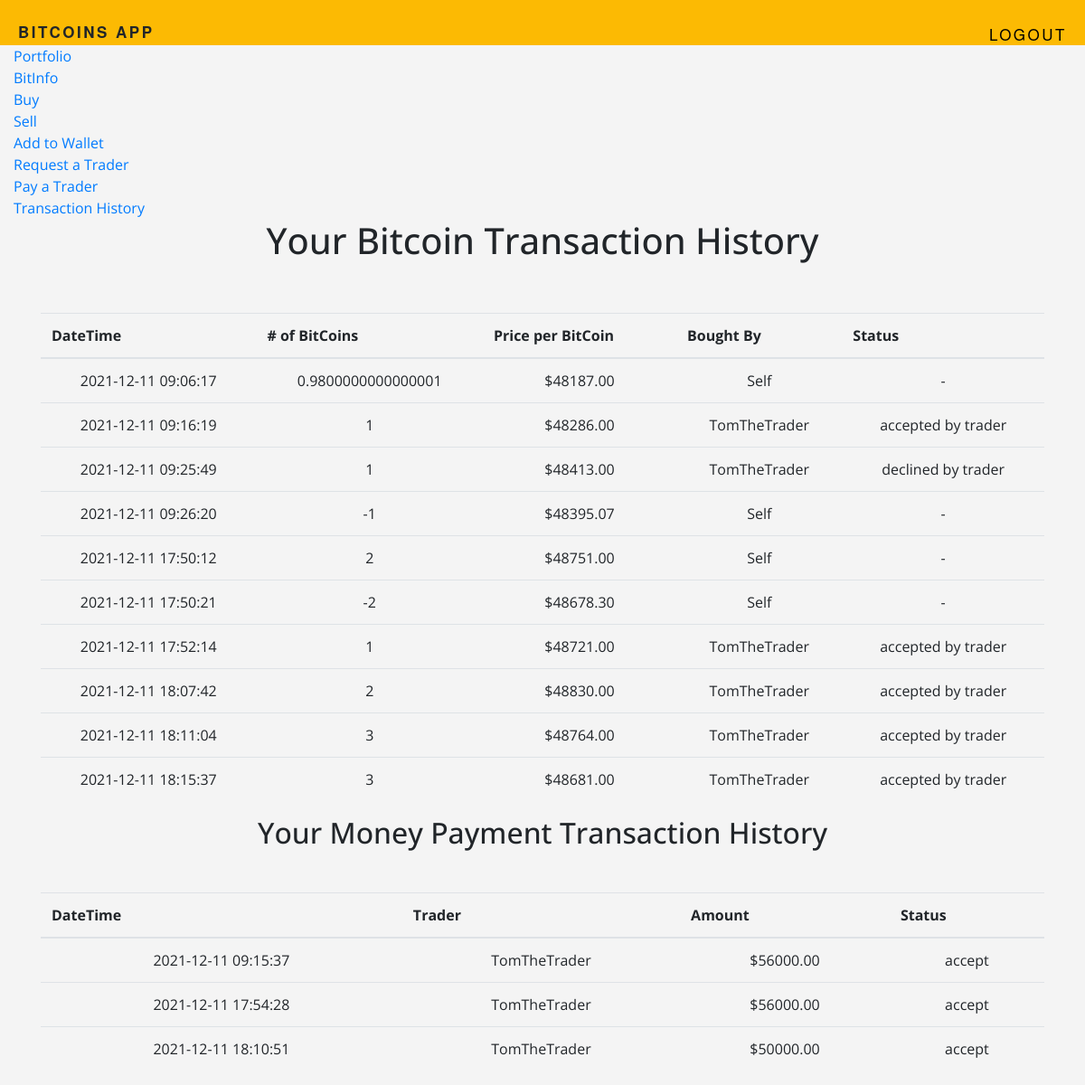
The app's page /history (signed in) with its own data.
### tables this page shows
CREATE TABLE 'BITCOIN_TRANSACTIONS'('NUMBER_OF_BITCOINS' DECIMAL,
	'PRICE' INTEGER,
	'DATE_TIME' TIMESTAMP NOT NULL DEFAULT CURRENT_TIMESTAMP,
	'COMMISSION_TYPE' VARCHAR(1),
	'COMMISSION_AMOUNT' INTEGER,
	'CLIENT_ID' INTEGER,
	'TRADER_ID' INTEGER DEFAULT NULL,
	'FINAL_STATUS' VARCHAR(1),
	PRIMARY KEY ('CLIENT_ID', 'DATE_TIME')
	-- PRIMARY KEY ('CLIENT_ID', 'TRADER_ID', 'DATE_TIME')
	-- FOREIGN KEY ('CLIENT_ID') REFERENCES 'Client' ON DELETE CASCADE,
	-- FOREIGN KEY ('TRADER_ID') REFERENCES 'Trader' ON DELETE CASCADE
);

CREATE TABLE 'User'('USER_ID'  INTEGER NOT NULL PRIMARY KEY AUTOINCREMENT,
	'USERNAME' VARCHAR(20),
	'FNAME' VARCHAR(20), 
	'LNAME' VARCHAR(20),
	'PHONE' INTEGER(10),
	'CELL' INTEGER(10),
	'EMAIL' VARCHAR(50),
	'ROLE' VARCHAR(1) DEFAULT 'c',
	'HPWD' VARCHAR NOT NULL
);

CREATE TABLE 'MONEY_PAYMENT_TRANSACTIONS'('AMOUNT' INTEGER,
	'DATE_TIME' TIMESTAMP NOT NULL DEFAULT CURRENT_TIMESTAMP,
	'TRADER_ID' INT,
	'CLIENT_ID' INT,
	'FINAL_STATUS' VARCHAR(1),
	PRIMARY KEY ('CLIENT_ID', 'TRADER_ID', 'DATE_TIME')
	-- FOREIGN KEY ('CLIENT_ID') REFERENCES 'Client' ON DELETE CASCADE,
	-- FOREIGN KEY ('TRADER_ID') REFERENCES 'Trader' ON DELETE CASCADE
);

### app.py (the view)
@app.route('/history')
@login_required
def history():
    user = session["user_id"]
    previous_bitcoin_transactions = db.execute("SELECT * FROM BITCOIN_TRANSACTIONS b WHERE b.CLIENT_ID = (?)", user)
    username = db.execute("SELECT USER_ID , USERNAME FROM user u")
    usernames = {}
    for i in range(len(username)):
        usernames[username[i]["USER_ID"]] = username[i]["USERNAME"]
    previous_moneyPayment_transactions = db.execute("SELECT * FROM MONEY_PAYMENT_TRANSACTIONS WHERE CLIENT_ID = (?)",
                                                    user)
    return render_template("history.html", previous_bitcoin_transactions=previous_bitcoin_transactions,
                           previous_moneyPayment_transactions=previous_moneyPayment_transactions, usernames=usernames)

### app.py (called while the page is built)
@app.after_request
def after_request(response):
    response.headers["Cache-Control"] = "no-cache, no-store, must-revalidate"
    response.headers["Expires"] = 0
    response.headers["Pragma"] = "no-cache"
    return response

@app.before_request
def before_request():
    g.user = None
    if 'user_id' in session:
        y = db.execute("SELECT * from User")
        role = [w for w in y if w['USER_ID'] == session['user_id']]
        print("role: ", role)
        print("\n role: ", role)
        g.role = role[0]['ROLE']
        g.user = role[0]['USERNAME']

def login_required(f):
    @wraps(f)
    def decorated_function(*args, **kwargs):
        if g.user is None:
            return redirect(url_for('login', next=request.url))
        return f(*args, **kwargs)
    return decorated_function

def convert_utc(utc_datetime):
    print(utc_datetime)
    now_timestamp = time.time()
    offset = datetime.fromtimestamp(now_timestamp) - datetime.utcfromtimestamp(now_timestamp)
    return datetime.strptime(utc_datetime,"%Y-%m-%d %H:%M:%S") + offset

### templates/history.html (shortened to what this page needs)
{%extends "layout.html" %}
{% block content %}
    <section class="hero is-success is-fullheight">
      <div class="hero-body">
        <div class="container">
    <h1><center>Your Bitcoin Transaction History</center><br></h1>
       <table class="table">
      <thead  scope="col">
        <tr>
          <th scope="row">DateTime</th>
          <th scope="row"># of BitCoins</th>
          <th scope="row">Price per BitCoin</th>
            <th scope="row">Bought By</th>
            <th scope="row">Status</th>
        </tr>
      </thead>
      <tbody>
          {% for i in previous_bitcoin_transactions %}
        <tr>
          <td> {{convert_utc(i["DATE_TIME"])}}  </th>
          <td>{{ i["NUMBER_OF_BITCOINS"] }}</td>
          <td>${{  "%.2f"|format(i["PRICE"]) }}</td>
           {% if i["TRADER_ID"] != None %}
            <td>{{usernames[i["TRADER_ID"]]}}</td>
            {% else %}
            <td>Self</td>
            {% endif %}
            {% if i["FINAL_STATUS"] == '1' and i["TRADER_ID"] != None %}
            <td>accepted by trader</td>
            {% elif i["TRADER_ID"] != None %}
            <td>declined by trader</td>
            {% elif i["TRADER_ID"] == None %}
            <td>-</td>
            {% endif %}
          {% endfor %}
        </tr>
      </tbody>
    </table>
    {% if previous_moneyPayment_transactions %}
    <h2><center>Your Money Payment Transaction History</center><br></h2>
       <table class="table">
      <thead>
        <tr>
          <th scope="col">DateTime</th>
          <th scope="col">Trader</th>
          <th scope="col">Amount</th>
          <th scope="col">Status</th>
        </tr>
      </thead>
      <tbody>
          {% for i in previous_moneyPayment_transactions %}
        <tr>
          <td>{{ convert_utc(i["DATE_TIME"].upper()) }}</th>
          <td>{{usernames[i["TRADER_ID"]]}}</td>
          <td>${{"%.2f"|format(i["AMOUNT"]) }}</td>
          <td>{{ 'accept' if i["FINAL_STATUS"] == '1' else 'pending' if i["FINAL_STATUS"] == '0' else 'decline' }}</td>
          {% endfor %}
        </tr>
      </tbody>
    </table>
    {% endif %}
        </div>
      </div>
    </section>
{% endblock %}

### static/css/main.css (style rules this page uses)
body { background-color: #f4f4f4; font-family: 'Open Sans', sans-serif; }
td { text-align: center; }

### records on screen
BITCOIN_TRANSACTIONS: DATE_TIME "2021-12-11 09:06:17", NUMBER_OF_BITCOINS "0.9800000000000001", PRICE "48187.00", shows "Self"
BITCOIN_TRANSACTIONS: DATE_TIME "2021-12-11 09:16:19", NUMBER_OF_BITCOINS "1", PRICE "48286.00", FINAL_STATUS "accepted by trader"
User: USERNAME "TomTheTrader"
BITCOIN_TRANSACTIONS: DATE_TIME "2021-12-11 09:25:49", NUMBER_OF_BITCOINS "1", PRICE "48413.00", FINAL_STATUS "declined by trader"
BITCOIN_TRANSACTIONS: DATE_TIME "2021-12-11 09:26:20", NUMBER_OF_BITCOINS "-1", PRICE "48395.07", shows "Self"
BITCOIN_TRANSACTIONS: DATE_TIME "2021-12-11 17:50:12", NUMBER_OF_BITCOINS "2", PRICE "48751.00", shows "Self"
BITCOIN_TRANSACTIONS: DATE_TIME "2021-12-11 17:50:21", NUMBER_OF_BITCOINS "-2", PRICE "48678.30", shows "Self"
BITCOIN_TRANSACTIONS: DATE_TIME "2021-12-11 17:52:14", NUMBER_OF_BITCOINS "1", PRICE "48721.00", FINAL_STATUS "accepted by trader"
BITCOIN_TRANSACTIONS: DATE_TIME "2021-12-11 18:07:42", NUMBER_OF_BITCOINS "2", PRICE "48830.00", FINAL_STATUS "accepted by trader"
BITCOIN_TRANSACTIONS: DATE_TIME "2021-12-11 18:11:04", NUMBER_OF_BITCOINS "3", PRICE "48764.00", FINAL_STATUS "accepted by trader"
BITCOIN_TRANSACTIONS: DATE_TIME "2021-12-11 18:15:37", NUMBER_OF_BITCOINS "3", PRICE "48681.00", FINAL_STATUS "accepted by trader"
MONEY_PAYMENT_TRANSACTIONS: DATE_TIME "2021-12-11 09:15:37", AMOUNT "56000.00", FINAL_STATUS "accept"
MONEY_PAYMENT_TRANSACTIONS: DATE_TIME "2021-12-11 17:54:28", AMOUNT "56000.00", FINAL_STATUS "accept"
MONEY_PAYMENT_TRANSACTIONS: DATE_TIME "2021-12-11 18:10:51", AMOUNT "50000.00", FINAL_STATUS "accept"
